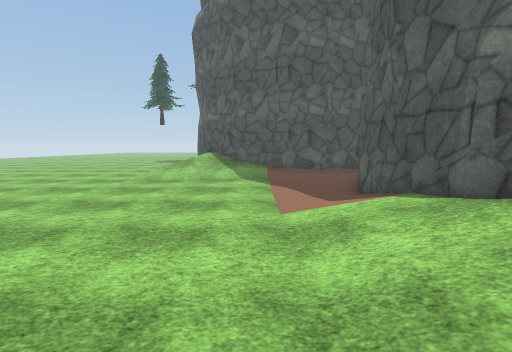
[1] (above)

21 first-person views from a walk through a Unity game level. The camera is 1.5 m above the floor, tilts 6° down and sees 85° across. The floor is counted in squares, 1 m on a side. Each view is taken from the middle of a square. On the plan, view 1 faces up. The plan holds only what a view shows up to about 14 squares ahead; the rest is blank. The place goes on beyond the plan. The player is left out. Some surface patterns are stand-ins.

[2]
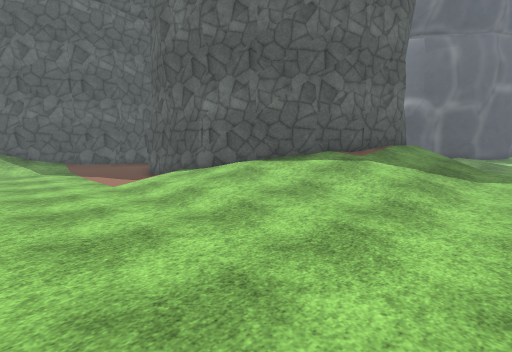

[3]
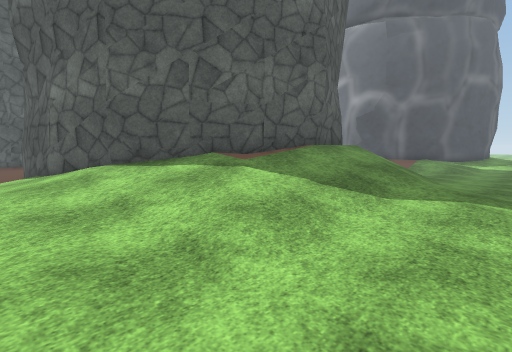

[4]
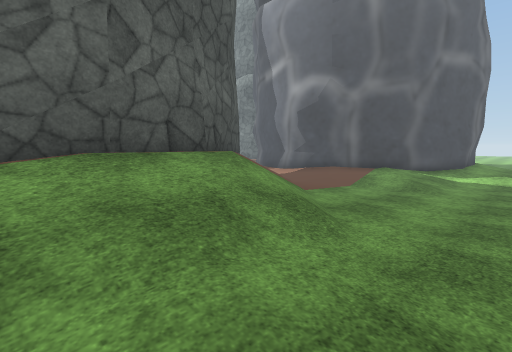

[5]
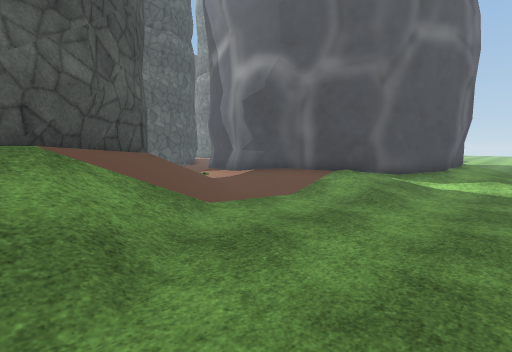

[6]
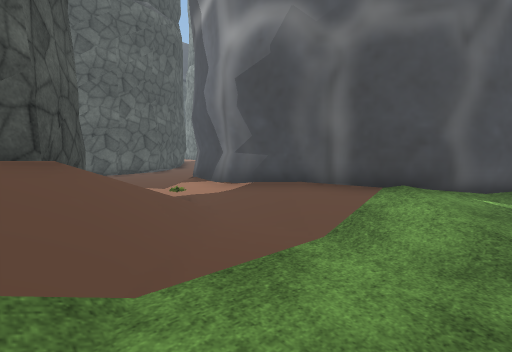

[7]
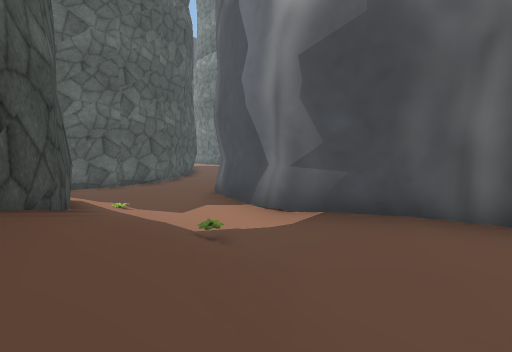

[8]
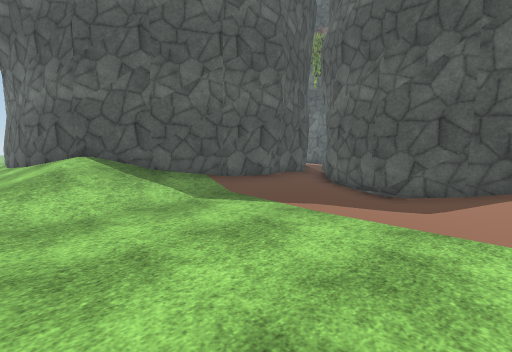

[9]
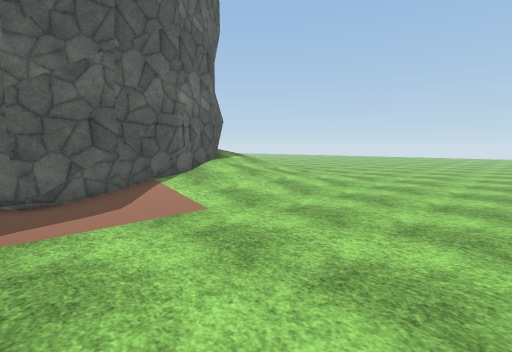

[10]
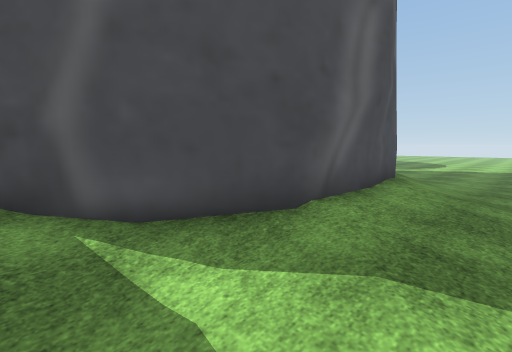

[11]
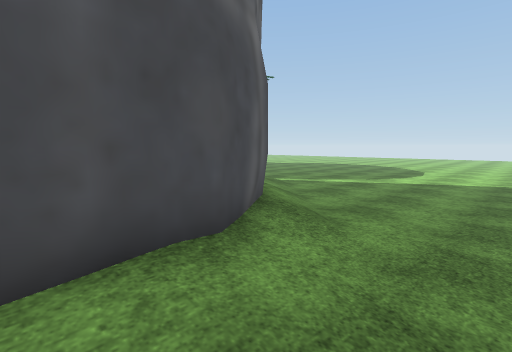

[12]
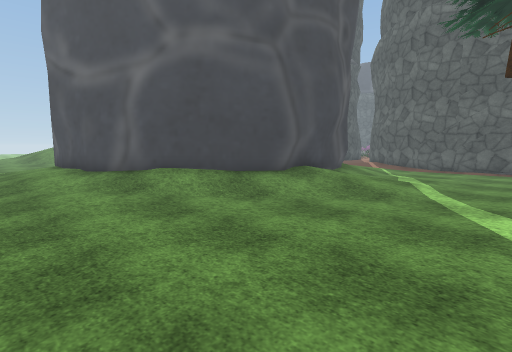

[13]
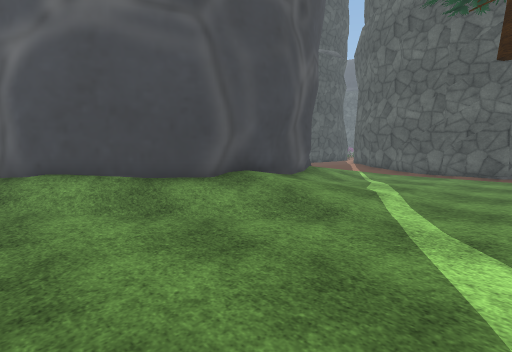

[14]
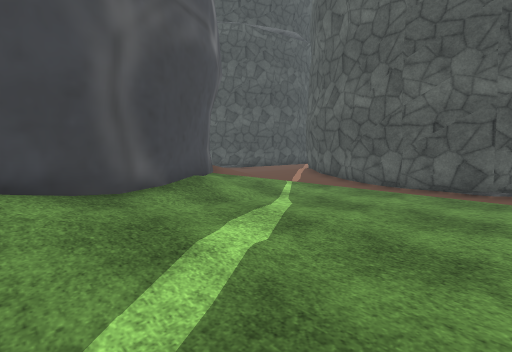

[15]
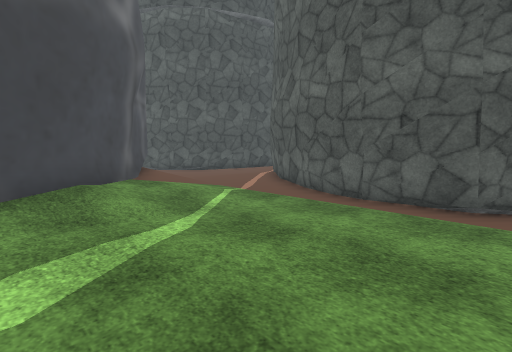

[16]
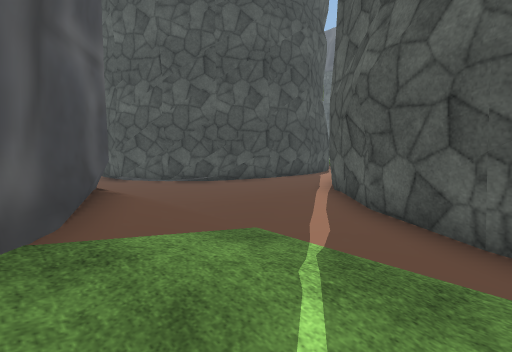

[17]
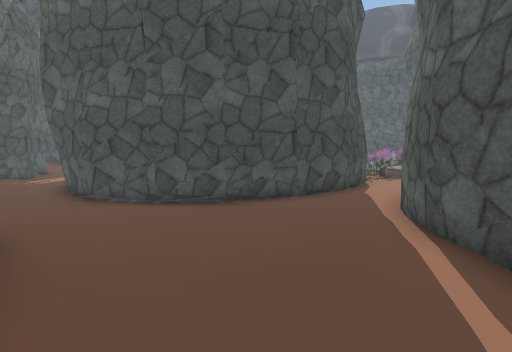

[18]
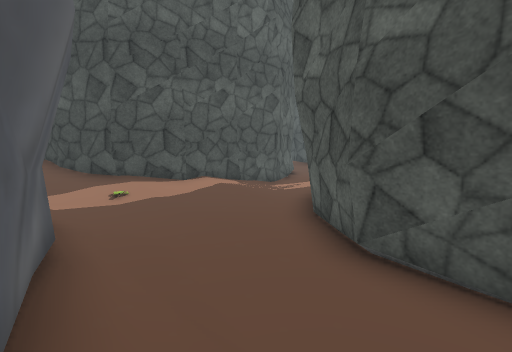

[19]
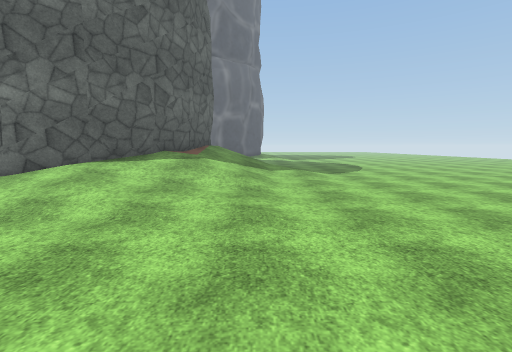

[20]
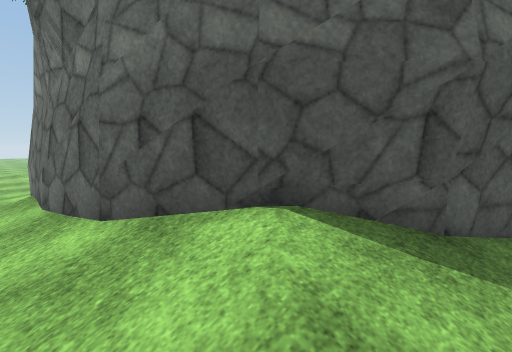

[21]
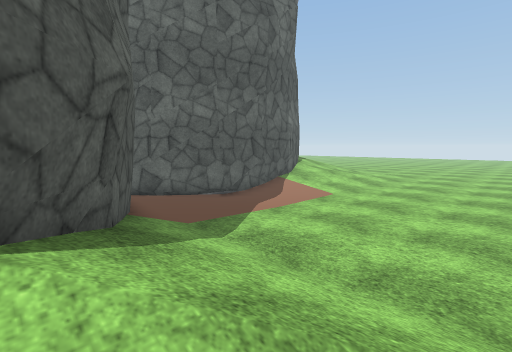

### Floor plan
Key: @ floor where view 1 was taken; # wall or solid block; . main floor; : floor 0.25 m higher than the main floor; + floor 0.5 m higher than the main floor; / step, stairs or slope; O other object.
Columns run from 5 left of view 1 to 42 right of it. Each row starts with its distance up from view 1.
 23  #                                #:
 22 /#                                #:
 21 /#                                #::
 20 /#                                #::
 19 /#                               ##::
 18 /##                              #:::#
 17 //#                             ##...##
 16 //##                           ##....:##
 15 ///###                        ##.....::###
 14 /////###           ....  ##  ##......::::#######
 13 ///////####        ##.....####.............####.
 12 .......:::#         ##:/:.......:::////.........
 11 ........:##          ##::....../#   #///:.......
 10 .........#            ##:.....###   ##///.......
  9 ........##             #//... #      ###//......
  8 ........##             #/O..#          ##/......
  7 ......./##             #//./#           #/:.....
  6 ......./+#             #///##           ##::....
  5 .......//#            ##///#             #/::...
  4 .......//##           #//O/#             #++/...
  3 ......////#          ##////#             #+//...
  2 .......///##        ##///./#             #//....
  1 .......:///###     ##///../##           ##/.....
  0 .....@.::////#######///...//#          ##/......
 -1 .......:://///////////:.../+##        ##//......
 -2  ......::////////////:..../++##      ##//.......
 -3 .........///////////:.....:///########//:.......
 -4  ..........:::+////.........../++##+//::........
 -5  ............::///............::/++//::.........
 -6  ............:::/.............::::::.......... .

Positions as (right, up) in squares from view 1, and headings:
1: (0, 0), facing up
2: (-3, -5), facing up-right
3: (2, -6), facing up-right
4: (9, -6), facing up-right
5: (13, -6), facing up-right
6: (16, -3), facing up-right
7: (17, 0), facing up-right
8: (-5, 6), facing up-right
9: (-5, 10), facing down-right
10: (23, -6), facing up-right
11: (29, -6), facing up-right
12: (42, -6), facing up-left
13: (42, -3), facing up-left
14: (42, 3), facing up-left
15: (42, 6), facing up-left
16: (37, 9), facing up-left
17: (34, 11), facing up-left
18: (28, 12), facing left
19: (-5, -3), facing right
20: (-5, 14), facing up-right
21: (-5, 16), facing down-right
